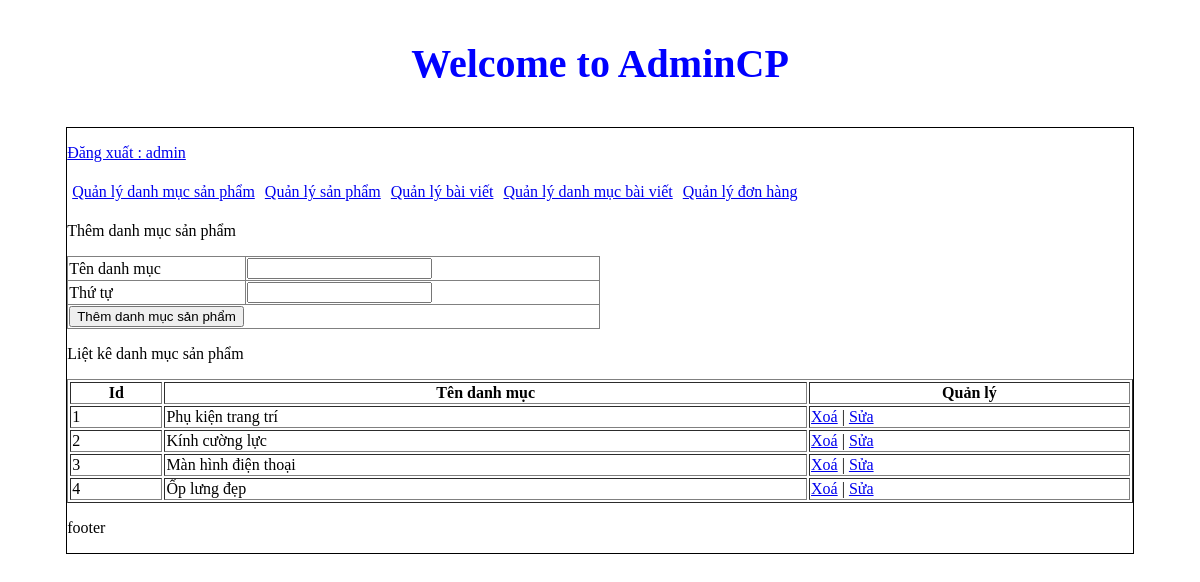
/admincp/index.php?action=quanlydanhmucsanpham&query=them (signed in), run on the app's committed database.
### tables this page shows
CREATE TABLE `tbl_danhmuc` (
  `id_danhmuc` int(11) NOT NULL,
  `tendanhmuc` varchar(100) NOT NULL,
  `thutu` int(11) NOT NULL
);

### admincp/modules/quanlydanhmucsp/lietke.php (the view)
<?php
	$sql_lietke_danhmucsp = "SELECT * FROM tbl_danhmuc ORDER BY thutu DESC";
	$query_lietke_danhmucsp = mysqli_query($mysqli,$sql_lietke_danhmucsp);
?>
<p>Liệt kê danh mục sản phẩm</p>
<table style="width:100%" border="1" style="border-collapse: collapse;">
  <tr>
  	<th>Id</th>
    <th>Tên danh mục</th>
  	<th>Quản lý</th>
  </tr>
  <?php
  $i = 0;
  while($row = mysqli_fetch_array($query_lietke_danhmucsp)){
  	$i++;
  ?>
  <tr>
  	<td><?php echo $i ?></td>
    <td><?php echo $row['tendanhmuc'] ?></td>
   	<td>
   		<a href="modules/quanlydanhmucsp/xuly.php?iddanhmuc=<?php echo $row['id_danhmuc'] ?>">Xoá</a> | <a href="?action=quanlydanhmucsanpham&query=sua&iddanhmuc=<?php echo $row['id_danhmuc'] ?>">Sửa</a>
   	</td>
  </tr>
  <?php
  }
  ?>
</table>

### data on the page
tbl_danhmuc: tendanhmuc "Phụ kiện trang trí"
tbl_danhmuc: tendanhmuc "Kính cường lực"
tbl_danhmuc: tendanhmuc "Màn hình điện thoại"
tbl_danhmuc: tendanhmuc "Ốp lưng đẹp"

### other printed values
$_SESSION['dangnhap'] "admin"
